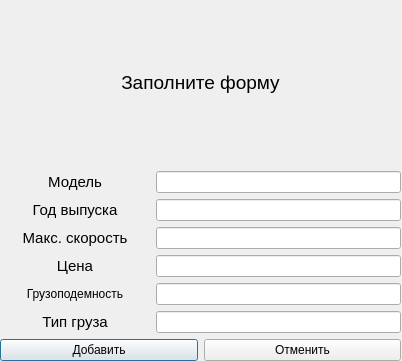
<?xml version="1.0" encoding="UTF-8"?>
<ui version="4.0">
 <class>AddLorryWindow</class>
 <widget class="QDialog" name="AddLorryWindow">
  <property name="geometry">
   <rect>
    <x>0</x>
    <y>0</y>
    <width>402</width>
    <height>361</height>
   </rect>
  </property>
  <property name="minimumSize">
   <size>
    <width>402</width>
    <height>361</height>
   </size>
  </property>
  <property name="maximumSize">
   <size>
    <width>402</width>
    <height>361</height>
   </size>
  </property>
  <property name="windowTitle">
   <string>Dialog</string>
  </property>
  <widget class="QWidget" name="layoutWidget">
   <property name="geometry">
    <rect>
     <x>0</x>
     <y>0</y>
     <width>401</width>
     <height>361</height>
    </rect>
   </property>
   <layout class="QGridLayout" name="gridLayout">
    <item row="5" column="0">
     <layout class="QHBoxLayout" name="horizontalLayout_3">
      <item>
       <widget class="QLabel" name="label_5">
        <property name="minimumSize">
         <size>
          <width>150</width>
          <height>0</height>
         </size>
        </property>
        <property name="maximumSize">
         <size>
          <width>150</width>
          <height>16777215</height>
         </size>
        </property>
        <property name="font">
         <font>
          <pointsize>9</pointsize>
         </font>
        </property>
        <property name="text">
         <string>Грузоподемность</string>
        </property>
        <property name="alignment">
         <set>Qt::AlignCenter</set>
        </property>
       </widget>
      </item>
      <item>
       <widget class="QLineEdit" name="LCargoCaplineEdit"/>
      </item>
     </layout>
    </item>
    <item row="2" column="0">
     <layout class="QHBoxLayout" name="horizontalLayout_6">
      <item>
       <widget class="QLabel" name="label_2">
        <property name="minimumSize">
         <size>
          <width>150</width>
          <height>0</height>
         </size>
        </property>
        <property name="maximumSize">
         <size>
          <width>150</width>
          <height>16777215</height>
         </size>
        </property>
        <property name="font">
         <font>
          <pointsize>11</pointsize>
         </font>
        </property>
        <property name="text">
         <string>Год выпуска</string>
        </property>
        <property name="alignment">
         <set>Qt::AlignCenter</set>
        </property>
       </widget>
      </item>
      <item>
       <widget class="QLineEdit" name="LYearlineEdit"/>
      </item>
     </layout>
    </item>
    <item row="6" column="0">
     <layout class="QHBoxLayout" name="horizontalLayout_2">
      <item>
       <widget class="QLabel" name="label_7">
        <property name="minimumSize">
         <size>
          <width>150</width>
          <height>0</height>
         </size>
        </property>
        <property name="maximumSize">
         <size>
          <width>150</width>
          <height>16777215</height>
         </size>
        </property>
        <property name="font">
         <font>
          <pointsize>11</pointsize>
         </font>
        </property>
        <property name="text">
         <string>Тип груза</string>
        </property>
        <property name="alignment">
         <set>Qt::AlignCenter</set>
        </property>
       </widget>
      </item>
      <item>
       <widget class="QLineEdit" name="LTypelineEdit"/>
      </item>
     </layout>
    </item>
    <item row="3" column="0">
     <layout class="QHBoxLayout" name="horizontalLayout_5">
      <item>
       <widget class="QLabel" name="label_3">
        <property name="minimumSize">
         <size>
          <width>150</width>
          <height>0</height>
         </size>
        </property>
        <property name="maximumSize">
         <size>
          <width>150</width>
          <height>16777215</height>
         </size>
        </property>
        <property name="font">
         <font>
          <pointsize>11</pointsize>
         </font>
        </property>
        <property name="text">
         <string>Макс. скорость</string>
        </property>
        <property name="alignment">
         <set>Qt::AlignCenter</set>
        </property>
       </widget>
      </item>
      <item>
       <widget class="QLineEdit" name="LSpeedlineEdit"/>
      </item>
     </layout>
    </item>
    <item row="4" column="0">
     <layout class="QHBoxLayout" name="horizontalLayout_4">
      <item>
       <widget class="QLabel" name="label_4">
        <property name="minimumSize">
         <size>
          <width>150</width>
          <height>0</height>
         </size>
        </property>
        <property name="maximumSize">
         <size>
          <width>150</width>
          <height>16777215</height>
         </size>
        </property>
        <property name="font">
         <font>
          <pointsize>11</pointsize>
         </font>
        </property>
        <property name="text">
         <string>Цена</string>
        </property>
        <property name="alignment">
         <set>Qt::AlignCenter</set>
        </property>
       </widget>
      </item>
      <item>
       <widget class="QLineEdit" name="LCostlineEdit"/>
      </item>
     </layout>
    </item>
    <item row="7" column="0">
     <layout class="QHBoxLayout" name="horizontalLayout">
      <item>
       <widget class="QPushButton" name="addCPushButton">
        <property name="text">
         <string>Добавить</string>
        </property>
       </widget>
      </item>
      <item>
       <widget class="QPushButton" name="BackCPushButton">
        <property name="text">
         <string>Отменить</string>
        </property>
       </widget>
      </item>
     </layout>
    </item>
    <item row="1" column="0">
     <layout class="QHBoxLayout" name="horizontalLayout_7">
      <item>
       <widget class="QLabel" name="label">
        <property name="minimumSize">
         <size>
          <width>150</width>
          <height>0</height>
         </size>
        </property>
        <property name="maximumSize">
         <size>
          <width>150</width>
          <height>16777215</height>
         </size>
        </property>
        <property name="font">
         <font>
          <pointsize>11</pointsize>
         </font>
        </property>
        <property name="text">
         <string>Модель</string>
        </property>
        <property name="alignment">
         <set>Qt::AlignCenter</set>
        </property>
       </widget>
      </item>
      <item>
       <widget class="QLineEdit" name="LModellineEdit"/>
      </item>
     </layout>
    </item>
    <item row="0" column="0">
     <widget class="QLabel" name="label_6">
      <property name="font">
       <font>
        <pointsize>14</pointsize>
       </font>
      </property>
      <property name="layoutDirection">
       <enum>Qt::LeftToRight</enum>
      </property>
      <property name="text">
       <string>Заполните форму</string>
      </property>
      <property name="alignment">
       <set>Qt::AlignCenter</set>
      </property>
     </widget>
    </item>
   </layout>
  </widget>
 </widget>
 <resources/>
 <connections/>
</ui>
